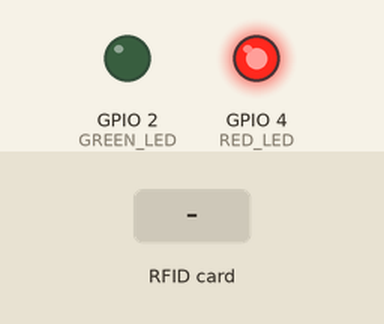
Recording of a sketch running on a simulated ESP32. Parts: output pins drawn as LEDs (lit = HIGH). The inputs (shaded band) are chosen by the test bench. WiFi joins after 1.5 s; servers stay silent unless stated; uploads are accepted with an empty reply; what the sketch prints to the serial monitor is not drawn.

Above: at 0.1 s.
At 3.3 s:
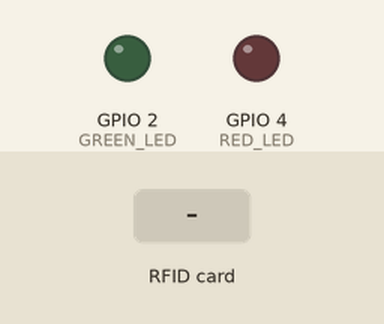
3.4 s: RFID card 5E 7A 19 C4 held to the reader
At 4.4 s:
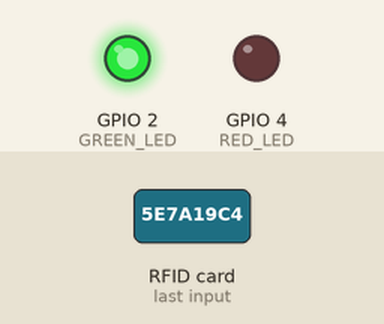
Timing chart, 0 to 6.4 s (numbered marks = the images above; inputs shaded):
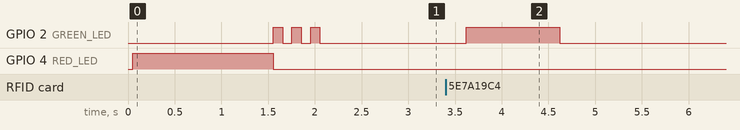

Measured:
- after the input at 3.4 s, GPIO 2 (GREEN_LED): LOW → HIGH after 0.22 s, → LOW 1.0 s later

The sketch:

rfid_scanner.ino
```cpp
/*
 * UNIMATE - RFID Card Scanner
 *
 * This sketch reads RFID cards using the MFRC522 module and sends the ID to the UNIMATE server.
 * When a card is scanned, an HTTP POST request is sent to the server's /api/scan/ endpoint.
 *
 * Wiring:
 * MFRC522 -> ESP32:
 * SDA (SS) -> GPIO 5
 * SCK -> GPIO 18
 * MOSI -> GPIO 23
 * MISO -> GPIO 19
 * GND -> GND
 * RST -> GPIO 22
 * 3.3V -> 3.3V
 *
 * LEDs:
 * Green LED -> GPIO 2 (with 220 ohm resistor to GND)
 * Red LED -> GPIO 4 (with 220 ohm resistor to GND)
 */

#include <SPI.h>
#include <MFRC522.h>
#include <WiFi.h>
#include <HTTPClient.h>
#include <ArduinoJson.h>

// Network configuration
const char* ssid = "UNIMATE-demo";       // WiFi SSID
const char* password = "Unimate2025!";   // WiFi password
const char* serverUrl = "http://192.168.4.1:8000/api/scan/"; // Change to your server IP
const char* kioskId = "kiosk-1";         // Unique ID for this kiosk

// MFRC522 pins
#define SS_PIN  5  // SDA
#define RST_PIN 22

// LED pins
#define GREEN_LED 2
#define RED_LED   4

// Create MFRC522 instance
MFRC522 rfid(SS_PIN, RST_PIN);

// Variables to track card reading
String lastCardId = "";
unsigned long lastScanTime = 0;
const unsigned long scanCooldown = 3000; // 3 seconds cooldown between scans

void setup() {
  // Initialize serial
  Serial.begin(115200);
  while (!Serial);    // Wait for serial port to connect

  // Initialize SPI
  SPI.begin();

  // Initialize MFRC522
  rfid.PCD_Init();
  Serial.println(F("RFID reader initialized"));

  // Show details of MFRC522 card reader
  rfid.PCD_DumpVersionToSerial();

  // Configure LED pins
  pinMode(GREEN_LED, OUTPUT);
  pinMode(RED_LED, OUTPUT);

  // Initial LED state
  digitalWrite(GREEN_LED, LOW);
  digitalWrite(RED_LED, LOW);

  // Connect to WiFi
  connectToWiFi();
}

void loop() {
  // Check WiFi connection
  if (WiFi.status() != WL_CONNECTED) {
    Serial.println("WiFi disconnected. Reconnecting...");
    connectToWiFi();
  }

  // Check if a new card is present
  if (!rfid.PICC_IsNewCardPresent()) {
    return;
  }

  // Read the card serial
  if (!rfid.PICC_ReadCardSerial()) {
    return;
  }

  // Convert ID to string
  String cardId = "";
  for (byte i = 0; i < rfid.uid.size; i++) {
    cardId.concat(String(rfid.uid.uidByte[i] < 0x10 ? "0" : ""));
    cardId.concat(String(rfid.uid.uidByte[i], HEX));
  }
  cardId.toUpperCase();

  // Check if enough time has passed since the last scan
  unsigned long currentTime = millis();
  if (cardId == lastCardId && (currentTime - lastScanTime) < scanCooldown) {
    Serial.println("Same card scanned too quickly. Ignoring.");
    // Blink red LED to indicate cooldown
    blinkLED(RED_LED, 3, 100);
    return;
  }

  // Update last scan variables
  lastCardId = cardId;
  lastScanTime = currentTime;

  // Print card info
  Serial.println("Card detected:");
  Serial.print("UID: ");
  Serial.println(cardId);

  // Send card ID to server
  sendCardToServer(cardId);

  // Halt PICC and stop encryption
  rfid.PICC_HaltA();
  rfid.PCD_StopCrypto1();
}

void connectToWiFi() {
  Serial.print("Connecting to WiFi");
  digitalWrite(RED_LED, HIGH); // Red LED on while connecting

  WiFi.begin(ssid, password);

  int attempts = 0;
  while (WiFi.status() != WL_CONNECTED && attempts < 20) {
    delay(500);
    Serial.print(".");
    attempts++;
  }

  if (WiFi.status() == WL_CONNECTED) {
    Serial.println();
    Serial.print("Connected to WiFi. IP: ");
    Serial.println(WiFi.localIP());
    digitalWrite(RED_LED, LOW);
    // Quick blink on success
    blinkLED(GREEN_LED, 3, 100);
  } else {
    Serial.println();
    Serial.println("Failed to connect to WiFi");
    // Error blink
    blinkLED(RED_LED, 5, 200);
  }
}

void sendCardToServer(String cardId) {
  if (WiFi.status() == WL_CONNECTED) {
    HTTPClient http;

    // Start HTTP connection
    http.begin(serverUrl);
    http.addHeader("Content-Type", "application/json");

    // Create JSON payload
    StaticJsonDocument<200> doc;
    doc["rfid_uid"] = cardId;
    doc["kiosk"] = kioskId;

    String requestBody;
    serializeJson(doc, requestBody);

    // Send the request
    Serial.println("Sending card ID to server...");
    int httpResponseCode = http.POST(requestBody);

    if (httpResponseCode > 0) {
      String response = http.getString();
      Serial.print("HTTP Response code: ");
      Serial.println(httpResponseCode);
      Serial.println(response);

      if (httpResponseCode == 200 || httpResponseCode == 204) {
        // Success, blink green LED
        digitalWrite(GREEN_LED, HIGH);
        delay(1000);
        digitalWrite(GREEN_LED, LOW);
      } else {
        // Server error or invalid card
        digitalWrite(RED_LED, HIGH);
        delay(1000);
        digitalWrite(RED_LED, LOW);
      }
    } else {
      Serial.print("Error sending HTTP request. Error code: ");
      Serial.println(httpResponseCode);
      // Error, blink red LED
      blinkLED(RED_LED, 5, 100);
    }

    http.end();
  } else {
    Serial.println("WiFi not connected. Cannot send card ID.");
    blinkLED(RED_LED, 3, 300);
  }
}

void blinkLED(int pin, int times, int delayMs) {
  for (int i = 0; i < times; i++) {
    digitalWrite(pin, HIGH);
    delay(delayMs);
    digitalWrite(pin, LOW);
    delay(delayMs);
  }
} 
```
